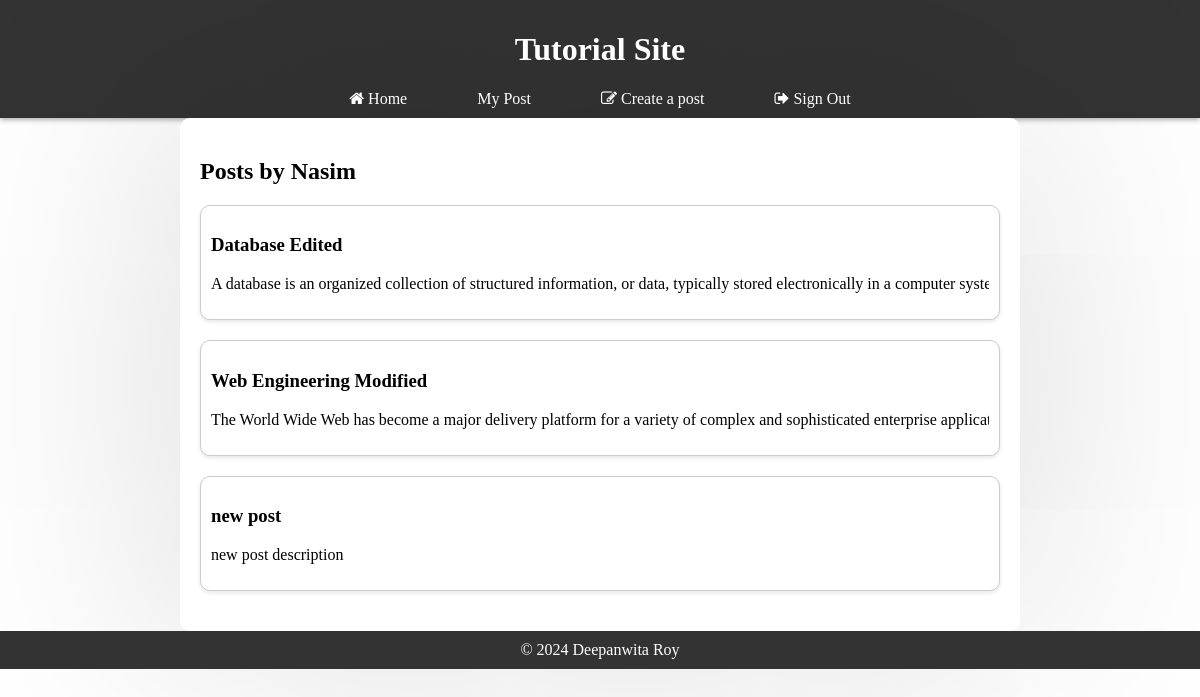
The app's page /profile.php (signed in) with its own data.
### tables this page shows
CREATE TABLE `posts` (
  `post_id` int(11) NOT NULL,
  `title` varchar(255) NOT NULL,
  `content` text NOT NULL,
  `user_id` int(11) NOT NULL,
  `time` int(255) NOT NULL,
  `edited_at` int(128) NOT NULL DEFAULT 0
);

### profile.php (the view, shortened to what this page needs)
<?php
include("db.php");
$query = "SELECT posts.*, users.username FROM posts INNER JOIN users ON posts.user_id = users.user_id AND posts.user_id = {$_SESSION['user_id']}";
$result = mysqli_query($conn, $query);
$posts = [];
while ($row = mysqli_fetch_assoc($result)) {
    $posts[] = $row;
    }
?>
<?php include("header.php"); ?>
<head>
</head>
<div class="container">
<?php if (isset($_SESSION['user_id'])) : ?>
<h2>Posts by <?php echo $_SESSION['username']; ?></h2>
<?php endif; ?>
<?php foreach ($posts as $post) : ?>
<div class="post">
    <h3>
        <a href="article.php?id=<?php echo $post['post_id']; ?>"
            style="text-decoration: none; color:black;"><?php echo $post['title']; ?></a>
    </h3>
    <p class="content"><?php echo $post['content']; ?></p>
</div>
<?php endforeach; ?>
    </div>
<?php include("footer.php"); ?>

### header.php (style rules this page uses)
body, ul, li { margin: 0; padding: 0; list-style: none; }

### profile.php (style rules this page uses)
.container { max-width: 800px; margin: 0 auto; padding: 20px; background-color: #fff; border-radius: 10px; box-shadow: 0px 3px 1700px rgba(3, 3, 3, 0.2); }
.content { color: black; box-sizing: border-box; white-space: nowrap; overflow: hidden; text-overflow: ellipsis; display: -webkit-box; -webkit-line-clamp: 1; -webkit-box-orient: vertical; }
.post { border: 1px solid #ccc; border-radius: 10px; margin-bottom: 20px; padding: 10px; background-color: #fff; box-shadow: 0 2px 4px rgba(0, 0, 0, 0.1); }

### records on screen
posts: title "Database Edited", content "A database is an organized collection of structured information, or data, typically stored electronically in a computer s…"
posts: title "Web Engineering Modified", content "The World Wide Web has become a major delivery platform for a variety of complex and sophisticated enterprise appli…"
posts: title "new post", content "new post description"

### other values on screen
$_SESSION['username'] "Nasim"
